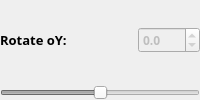
          <widget class="QWidget" name="rotateY_container" native="true">
           <layout class="QVBoxLayout" name="rotateY_verticalLayout">
            <property name="spacing">
             <number>4</number>
            </property>
            <property name="leftMargin">
             <number>0</number>
            </property>
            <property name="topMargin">
             <number>0</number>
            </property>
            <property name="rightMargin">
             <number>0</number>
            </property>
            <property name="bottomMargin">
             <number>0</number>
            </property>
            <item>
             <widget class="QWidget" name="rotateY_topContainer" native="true">
              <layout class="QHBoxLayout" name="shiftY_top_horizontalLayout_2">
               <property name="leftMargin">
                <number>0</number>
               </property>
               <property name="topMargin">
                <number>0</number>
               </property>
               <property name="rightMargin">
                <number>0</number>
               </property>
               <property name="bottomMargin">
                <number>0</number>
               </property>
               <item>
                <widget class="QLabel" name="rotateY_label">
                 <property name="sizePolicy">
                  <sizepolicy hsizetype="Expanding" vsizetype="Fixed">
                   <horstretch>0</horstretch>
                   <verstretch>0</verstretch>
                  </sizepolicy>
                 </property>
                 <property name="font">
                  <font>
                   <family>Segoe UI Semibold</family>
                   <pointsize>10</pointsize>
                   <weight>75</weight>
                   <bold>true</bold>
                  </font>
                 </property>
                 <property name="styleSheet">
                  <string notr="true"/>
                 </property>
                 <property name="text">
                  <string>Rotate oY:</string>
                 </property>
                 <property name="alignment">
                  <set>Qt::AlignLeading|Qt::AlignLeft|Qt::AlignTop</set>
                 </property>
                 <property name="margin">
                  <number>0</number>
                 </property>
                </widget>
               </item>
               <item>
                <widget class="QDoubleSpinBox" name="rotateY_spinBox">
                 <property name="enabled">
                  <bool>false</bool>
                 </property>
                 <property name="font">
                  <font>
                   <family>Segoe UI Semibold</family>
                   <pointsize>9</pointsize>
                   <weight>75</weight>
                   <bold>true</bold>
                  </font>
                 </property>
                 <property name="styleSheet">
                  <string notr="true"/>
                 </property>
                 <property name="frame">
                  <bool>true</bool>
                 </property>
                 <property name="decimals">
                  <number>1</number>
                 </property>
                 <property name="minimum">
                  <double>-180.000000000000000</double>
                 </property>
                 <property name="maximum">
                  <double>180.000000000000000</double>
                 </property>
                 <property name="singleStep">
                  <double>1.000000000000000</double>
                 </property>
                </widget>
               </item>
              </layout>
             </widget>
            </item>
            <item>
             <widget class="QSlider" name="rotateY_slider">
              <property name="enabled">
               <bool>false</bool>
              </property>
              <property name="minimum">
               <number>-180</number>
              </property>
              <property name="maximum">
               <number>180</number>
              </property>
              <property name="orientation">
               <enum>Qt::Horizontal</enum>
              </property>
             </widget>
            </item>
           </layout>
          </widget>
